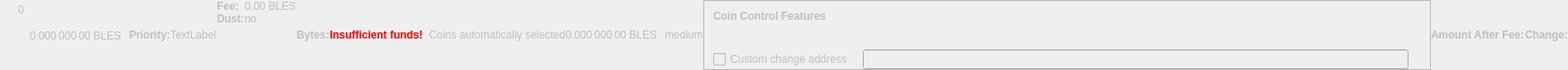
    <widget class="QWidget" name="dummyHideWidget" native="true">
     <property name="enabled">
      <bool>false</bool>
     </property>
     <property name="maximumSize">
      <size>
       <width>100</width>
       <height>22</height>
      </size>
     </property>
     <layout class="QHBoxLayout" name="dummyHideLayout">
      <property name="spacing">
       <number>0</number>
      </property>
      <property name="margin">
       <number>0</number>
      </property>
      <item>
       <layout class="QFormLayout" name="formLayoutCoinControl1">
        <property name="horizontalSpacing">
         <number>10</number>
        </property>
        <property name="verticalSpacing">
         <number>14</number>
        </property>
        <property name="leftMargin">
         <number>10</number>
        </property>
        <property name="topMargin">
         <number>4</number>
        </property>
        <property name="rightMargin">
         <number>6</number>
        </property>
        <item row="0" column="1">
         <widget class="QLabel" name="labelCoinControlBytes">
          <property name="cursor">
           <cursorShape>IBeamCursor</cursorShape>
          </property>
          <property name="contextMenuPolicy">
           <enum>Qt::ActionsContextMenu</enum>
          </property>
          <property name="text">
           <string notr="true">0</string>
          </property>
          <property name="textInteractionFlags">
           <set>Qt::LinksAccessibleByMouse|Qt::TextSelectableByKeyboard|Qt::TextSelectableByMouse</set>
          </property>
         </widget>
        </item>
       </layout>
      </item>
      <item>
       <widget class="QLabel" name="labelCoinControlAfterFee">
        <property name="enabled">
         <bool>false</bool>
        </property>
        <property name="sizePolicy">
         <sizepolicy hsizetype="Fixed" vsizetype="Fixed">
          <horstretch>0</horstretch>
          <verstretch>0</verstretch>
         </sizepolicy>
        </property>
        <property name="minimumSize">
         <size>
          <width>111</width>
          <height>12</height>
         </size>
        </property>
        <property name="maximumSize">
         <size>
          <width>111</width>
          <height>12</height>
         </size>
        </property>
        <property name="cursor">
         <cursorShape>IBeamCursor</cursorShape>
        </property>
        <property name="contextMenuPolicy">
         <enum>Qt::ActionsContextMenu</enum>
        </property>
        <property name="text">
         <string notr="true">0.000 000 00 BLES</string>
        </property>
        <property name="textInteractionFlags">
         <set>Qt::LinksAccessibleByMouse|Qt::TextSelectableByKeyboard|Qt::TextSelectableByMouse</set>
        </property>
       </widget>
      </item>
      <item>
       <widget class="QLabel" name="labelCoinControlPriorityText">
        <property name="enabled">
         <bool>false</bool>
        </property>
        <property name="font">
         <font>
          <weight>75</weight>
          <bold>true</bold>
         </font>
        </property>
        <property name="text">
         <string>Priority:</string>
        </property>
       </widget>
      </item>
      <item>
       <layout class="QHBoxLayout" name="horizontalLayout">
        <item>
         <widget class="QLabel" name="WarningLabel">
          <property name="text">
           <string>TextLabel</string>
          </property>
         </widget>
        </item>
       </layout>
      </item>
      <item>
       <layout class="QFormLayout" name="formLayoutCoinControl3">
        <property name="horizontalSpacing">
         <number>0</number>
        </property>
        <property name="verticalSpacing">
         <number>0</number>
        </property>
        <property name="leftMargin">
         <number>0</number>
        </property>
        <property name="topMargin">
         <number>0</number>
        </property>
        <property name="rightMargin">
         <number>0</number>
        </property>
        <item row="0" column="0">
         <widget class="QLabel" name="labelCoinControlFeeText">
          <property name="enabled">
           <bool>false</bool>
          </property>
          <property name="font">
           <font>
            <weight>75</weight>
            <bold>true</bold>
           </font>
          </property>
          <property name="text">
           <string>Fee:</string>
          </property>
          <property name="margin">
           <number>0</number>
          </property>
         </widget>
        </item>
        <item row="0" column="1">
         <widget class="QLabel" name="labelCoinControlFee">
          <property name="enabled">
           <bool>false</bool>
          </property>
          <property name="cursor">
           <cursorShape>IBeamCursor</cursorShape>
          </property>
          <property name="contextMenuPolicy">
           <enum>Qt::ActionsContextMenu</enum>
          </property>
          <property name="text">
           <string notr="true">0.00 BLES</string>
          </property>
          <property name="textInteractionFlags">
           <set>Qt::LinksAccessibleByMouse|Qt::TextSelectableByKeyboard|Qt::TextSelectableByMouse</set>
          </property>
         </widget>
        </item>
        <item row="1" column="0">
         <widget class="QLabel" name="labelCoinControlLowOutputText">
          <property name="enabled">
           <bool>false</bool>
          </property>
          <property name="font">
           <font>
            <weight>75</weight>
            <bold>true</bold>
           </font>
          </property>
          <property name="text">
           <string>Dust:</string>
          </property>
         </widget>
        </item>
        <item row="1" column="1">
         <widget class="QLabel" name="labelCoinControlLowOutput">
          <property name="enabled">
           <bool>false</bool>
          </property>
          <property name="cursor">
           <cursorShape>IBeamCursor</cursorShape>
          </property>
          <property name="contextMenuPolicy">
           <enum>Qt::ActionsContextMenu</enum>
          </property>
          <property name="text">
           <string>no</string>
          </property>
          <property name="textInteractionFlags">
           <set>Qt::LinksAccessibleByMouse|Qt::TextSelectableByKeyboard|Qt::TextSelectableByMouse</set>
          </property>
         </widget>
        </item>
       </layout>
      </item>
      <item>
       <widget class="QLabel" name="labelCoinControlBytesText">
        <property name="enabled">
         <bool>false</bool>
        </property>
        <property name="font">
         <font>
          <weight>75</weight>
          <bold>true</bold>
         </font>
        </property>
        <property name="text">
         <string>Bytes:</string>
        </property>
       </widget>
      </item>
      <item>
       <layout class="QFormLayout" name="formLayoutCoinControl2">
        <property name="horizontalSpacing">
         <number>0</number>
        </property>
        <property name="verticalSpacing">
         <number>0</number>
        </property>
        <property name="leftMargin">
         <number>0</number>
        </property>
        <property name="topMargin">
         <number>0</number>
        </property>
        <property name="rightMargin">
         <number>0</number>
        </property>
       </layout>
      </item>
      <item>
       <layout class="QHBoxLayout" name="horizontalLayoutCoinControl2">
        <property name="spacing">
         <number>0</number>
        </property>
        <property name="bottomMargin">
         <number>0</number>
        </property>
       </layout>
      </item>
      <item>
       <widget class="QLabel" name="labelCoinControlInsuffFunds">
        <property name="enabled">
         <bool>false</bool>
        </property>
        <property name="minimumSize">
         <size>
          <width>0</width>
          <height>0</height>
         </size>
        </property>
        <property name="font">
         <font>
          <weight>75</weight>
          <bold>true</bold>
         </font>
        </property>
        <property name="styleSheet">
         <string notr="true">color:red;font-weight:bold;</string>
        </property>
        <property name="text">
         <string>Insufficient funds!</string>
        </property>
        <property name="margin">
         <number>5</number>
        </property>
       </widget>
      </item>
      <item>
       <layout class="QFormLayout" name="formLayoutCoinControl4">
        <property name="horizontalSpacing">
         <number>0</number>
        </property>
        <property name="verticalSpacing">
         <number>0</number>
        </property>
        <property name="leftMargin">
         <number>0</number>
        </property>
        <property name="topMargin">
         <number>0</number>
        </property>
        <property name="rightMargin">
         <number>0</number>
        </property>
       </layout>
      </item>
      <item>
       <widget class="QLabel" name="labelCoinControlChangeLabel">
        <property name="enabled">
         <bool>false</bool>
        </property>
        <property name="sizePolicy">
         <sizepolicy hsizetype="Preferred" vsizetype="Expanding">
          <horstretch>0</horstretch>
          <verstretch>0</verstretch>
         </sizepolicy>
        </property>
        <property name="minimumSize">
         <size>
          <width>0</width>
          <height>0</height>
         </size>
        </property>
        <property name="text">
         <string/>
        </property>
        <property name="margin">
         <number>3</number>
        </property>
       </widget>
      </item>
      <item>
       <widget class="QLabel" name="labelCoinControlAutomaticallySelected">
        <property name="enabled">
         <bool>false</bool>
        </property>
        <property name="sizePolicy">
         <sizepolicy hsizetype="Fixed" vsizetype="Fixed">
          <horstretch>0</horstretch>
          <verstretch>0</verstretch>
         </sizepolicy>
        </property>
        <property name="minimumSize">
         <size>
          <width>0</width>
          <height>0</height>
         </size>
        </property>
        <property name="maximumSize">
         <size>
          <width>240</width>
          <height>16777215</height>
         </size>
        </property>
        <property name="text">
         <string>Coins automatically selected</string>
        </property>
        <property name="margin">
         <number>5</number>
        </property>
       </widget>
      </item>
      <item>
       <widget class="QLabel" name="labelCoinControlChange">
        <property name="enabled">
         <bool>false</bool>
        </property>
        <property name="sizePolicy">
         <sizepolicy hsizetype="Fixed" vsizetype="Fixed">
          <horstretch>0</horstretch>
          <verstretch>0</verstretch>
         </sizepolicy>
        </property>
        <property name="minimumSize">
         <size>
          <width>111</width>
          <height>0</height>
         </size>
        </property>
        <property name="maximumSize">
         <size>
          <width>111</width>
          <height>16777215</height>
         </size>
        </property>
        <property name="cursor">
         <cursorShape>IBeamCursor</cursorShape>
        </property>
        <property name="contextMenuPolicy">
         <enum>Qt::ActionsContextMenu</enum>
        </property>
        <property name="text">
         <string notr="true">0.000 000 00 BLES</string>
        </property>
        <property name="textInteractionFlags">
         <set>Qt::LinksAccessibleByMouse|Qt::TextSelectableByKeyboard|Qt::TextSelectableByMouse</set>
        </property>
       </widget>
      </item>
      <item>
       <widget class="QLabel" name="labelCoinControlPriority">
        <property name="enabled">
         <bool>false</bool>
        </property>
        <property name="cursor">
         <cursorShape>IBeamCursor</cursorShape>
        </property>
        <property name="contextMenuPolicy">
         <enum>Qt::ActionsContextMenu</enum>
        </property>
        <property name="text">
         <string>medium</string>
        </property>
        <property name="textInteractionFlags">
         <set>Qt::LinksAccessibleByMouse|Qt::TextSelectableByKeyboard|Qt::TextSelectableByMouse</set>
        </property>
       </widget>
      </item>
      <item>
       <widget class="QFrame" name="frameCoinControl">
        <property name="sizePolicy">
         <sizepolicy hsizetype="Expanding" vsizetype="Expanding">
          <horstretch>0</horstretch>
          <verstretch>0</verstretch>
         </sizepolicy>
        </property>
        <property name="maximumSize">
         <size>
          <width>16777215</width>
          <height>16777215</height>
         </size>
        </property>
        <property name="frameShape">
         <enum>QFrame::StyledPanel</enum>
        </property>
        <property name="frameShadow">
         <enum>QFrame::Sunken</enum>
        </property>
        <layout class="QVBoxLayout" name="verticalLayoutCoinControl2_2">
         <property name="spacing">
          <number>0</number>
         </property>
         <property name="margin">
          <number>0</number>
         </property>
         <item>
          <layout class="QVBoxLayout" name="verticalLayoutCoinControl" stretch="0,0,0,1">
           <property name="spacing">
            <number>0</number>
           </property>
           <property name="leftMargin">
            <number>10</number>
           </property>
           <property name="topMargin">
            <number>10</number>
           </property>
           <item>
            <layout class="QHBoxLayout" name="horizontalLayoutCoinControl1">
             <property name="bottomMargin">
              <number>15</number>
             </property>
             <item>
              <widget class="QLabel" name="labelCoinControlFeatures">
               <property name="enabled">
                <bool>false</bool>
               </property>
               <property name="sizePolicy">
                <sizepolicy hsizetype="Preferred" vsizetype="Maximum">
                 <horstretch>0</horstretch>
                 <verstretch>0</verstretch>
                </sizepolicy>
               </property>
               <property name="font">
                <font>
                 <weight>75</weight>
                 <bold>true</bold>
                </font>
               </property>
               <property name="styleSheet">
                <string notr="true">font-weight:bold;</string>
               </property>
               <property name="text">
                <string>Coin Control Features</string>
               </property>
              </widget>
             </item>
            </layout>
           </item>
           <item>
            <widget class="QWidget" name="widgetCoinControl" native="true">
             <property name="sizePolicy">
              <sizepolicy hsizetype="Preferred" vsizetype="Preferred">
               <horstretch>0</horstretch>
               <verstretch>0</verstretch>
              </sizepolicy>
             </property>
             <property name="minimumSize">
              <size>
               <width>0</width>
               <height>0</height>
              </size>
             </property>
             <property name="styleSheet">
              <string notr="true"/>
             </property>
             <layout class="QHBoxLayout" name="horizontalLayoutCoinControl5_2">
              <property name="margin">
               <number>0</number>
              </property>
              <item>
               <layout class="QHBoxLayout" name="horizontalLayoutCoinControl3">
                <property name="spacing">
                 <number>20</number>
                </property>
                <property name="topMargin">
                 <number>0</number>
                </property>
                <property name="bottomMargin">
                 <number>10</number>
                </property>
               </layout>
              </item>
             </layout>
            </widget>
           </item>
           <item>
            <layout class="QHBoxLayout" name="horizontalLayoutCoinControl4" stretch="0,0,0">
             <property name="spacing">
              <number>12</number>
             </property>
             <property name="sizeConstraint">
              <enum>QLayout::SetDefaultConstraint</enum>
             </property>
             <property name="topMargin">
              <number>5</number>
             </property>
             <property name="rightMargin">
              <number>5</number>
             </property>
             <item>
              <widget class="QCheckBox" name="checkBoxCoinControlChange">
               <property name="enabled">
                <bool>false</bool>
               </property>
               <property name="toolTip">
                <string>If this is activated, but the change address is empty or invalid, change will be sent to a newly generated address.</string>
               </property>
               <property name="text">
                <string>Custom change address</string>
               </property>
              </widget>
             </item>
             <item>
              <widget class="QValidatedLineEdit" name="lineEditCoinControlChange">
               <property name="enabled">
                <bool>false</bool>
               </property>
               <property name="sizePolicy">
                <sizepolicy hsizetype="Expanding" vsizetype="Fixed">
                 <horstretch>0</horstretch>
                 <verstretch>0</verstretch>
                </sizepolicy>
               </property>
              </widget>
             </item>
             <item>
              <widget class="QLabel" name="labelCoinControlChangeLabel_2">
               <property name="sizePolicy">
                <sizepolicy hsizetype="Preferred" vsizetype="Expanding">
                 <horstretch>0</horstretch>
                 <verstretch>0</verstretch>
                </sizepolicy>
               </property>
               <property name="minimumSize">
                <size>
                 <width>0</width>
                 <height>0</height>
                </size>
               </property>
               <property name="text">
                <string/>
               </property>
               <property name="margin">
                <number>3</number>
               </property>
              </widget>
             </item>
            </layout>
           </item>
           <item>
            <spacer name="verticalSpacerCoinControl">
             <property name="orientation">
              <enum>Qt::Vertical</enum>
             </property>
             <property name="sizeHint" stdset="0">
              <size>
               <width>800</width>
               <height>1</height>
              </size>
             </property>
            </spacer>
           </item>
          </layout>
         </item>
        </layout>
       </widget>
      </item>
      <item>
       <widget class="QLabel" name="labelCoinControlAfterFeeText">
        <property name="enabled">
         <bool>false</bool>
        </property>
        <property name="minimumSize">
         <size>
          <width>0</width>
          <height>0</height>
         </size>
        </property>
        <property name="maximumSize">
         <size>
          <width>16777215</width>
          <height>16777215</height>
         </size>
        </property>
        <property name="font">
         <font>
          <weight>75</weight>
          <bold>true</bold>
         </font>
        </property>
        <property name="text">
         <string>Amount After Fee:</string>
        </property>
        <property name="alignment">
         <set>Qt::AlignLeading|Qt::AlignLeft|Qt::AlignVCenter</set>
        </property>
        <property name="margin">
         <number>0</number>
        </property>
       </widget>
      </item>
      <item>
       <widget class="QLabel" name="labelCoinControlChangeText">
        <property name="enabled">
         <bool>false</bool>
        </property>
        <property name="sizePolicy">
         <sizepolicy hsizetype="Preferred" vsizetype="Preferred">
          <horstretch>0</horstretch>
          <verstretch>0</verstretch>
         </sizepolicy>
        </property>
        <property name="minimumSize">
         <size>
          <width>0</width>
          <height>0</height>
         </size>
        </property>
        <property name="maximumSize">
         <size>
          <width>16777215</width>
          <height>16777215</height>
         </size>
        </property>
        <property name="font">
         <font>
          <weight>75</weight>
          <bold>true</bold>
         </font>
        </property>
        <property name="text">
         <string>Change:</string>
        </property>
        <property name="alignment">
         <set>Qt::AlignLeading|Qt::AlignLeft|Qt::AlignVCenter</set>
        </property>
       </widget>
      </item>
     </layout>
    </widget>
